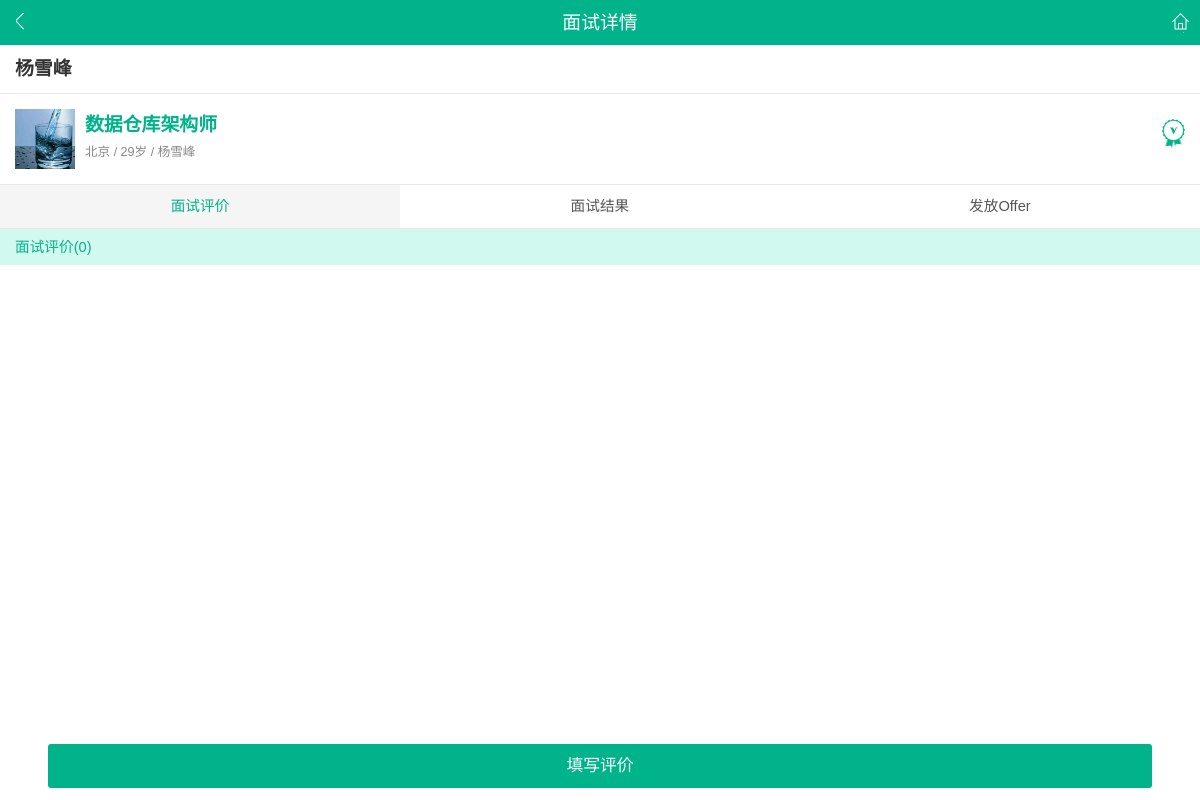
Page /interviews/result/1 (signed in) on the committed database.
### apps/resume/models.py (models this page shows, shortened)
class Resume(BaseModel):
    id = models.AutoField('简历ID',primary_key=True)
    name = models.CharField('昵称', max_length=50, default='')
    creer_time = models.IntegerField('工作年限', default=0)
    gender = models.CharField('性别', max_length=10,default='male')
    age = models.IntegerField('年龄',null=True,blank=True)
    city = models.CharField('城市', max_length=20, null=True, blank=True)
    mobile = models.CharField('手机',max_length=20)
    email = models.EmailField('邮箱地址',max_length=30)
    school = models.CharField('毕业院校',max_length=64)
    degree = models.CharField('最高学历',max_length=10,default="本科")
    major = models.CharField('专业',max_length=64)
    self_desc = models.TextField('自我描述')
    lastest_job_desc = models.TextField('最近一份工作描述')
    lastest_job_position = models.TextField('最近一份工作职称')
    desire_position = models.CharField('期望职位',max_length=32)
    job_type = models.CharField('工作性质',max_length=2,default='全职')
    desire_monthly_salary = models.CharField('期望月薪',max_length=16,null=True,blank=True)
    desire_city = models.CharField('期望城市',max_length=32,null=True,blank=True)
    current_status =models.CharField('当前状态',max_length=4,default='已离职')
    is_public = models.IntegerField('是否开启邀约',default=0)
    speciality = models.TextField('特长优势')
    user = models.ForeignKey(User,verbose_name='用户',on_delete=models.CASCADE)
    class Meta:
        verbose_name = '我的简历'
        verbose_name_plural = verbose_name

### apps/interview/models.py (models this page shows, shortened)
class Interview(BaseModel):
    interview_status_enum=(
        ('YM','已面试'),
        ('JM','将面试'),
        ('LY', '录用'),
        ('WLY', '未录用'),
    )
    id = models.AutoField('面试ID',primary_key=True)
    position = models.ForeignKey(Position,verbose_name = '职位',on_delete=models.CASCADE)
    enterprice = models.ForeignKey(EnterPrice,verbose_name = '企业',on_delete=models.CASCADE)
    user = models.ForeignKey(User,verbose_name = '候选人',on_delete=models.CASCADE)
    delivery = models.ForeignKey(Delivery,verbose_name = '投递',on_delete=models.CASCADE)
    interview_arrangement = models.TextField('面试安排')
    interview_status = models.CharField('面试状态',choices=interview_status_enum,max_length=2,default='JM')
    class Meta:
        verbose_name = '面试'
        verbose_name_plural = verbose_name

### apps/job/models.py (models this page shows, shortened)
class Position(BaseModel):
    id = models.AutoField('职位ID',primary_key=True)
    name = models.CharField('职称',max_length=64)
    city = models.CharField('工作城市',max_length=64)
    position_type = models.CharField('职位类型',max_length=5)
    experience_required = models.CharField('工作经验要求',max_length=10)
    degree_required = models.CharField('最低学历要求',max_length=5)
    salary = models.CharField('工资范围',max_length=10)
    attractive_desc=models.TextField('职位诱惑',null=True,blank=True)
    position_desc = HTMLField('职位描述',null=True,blank=True)
    effect_days = models.CharField('岗位有效期',default="一周",max_length=6)
    position_status=models.CharField('职位状态',max_length=2,default='有效')
    enterprice = models.ForeignKey(EnterPrice,verbose_name="企业",on_delete=models.CASCADE)
    class Meta:
        verbose_name = '职位'
        verbose_name_plural = verbose_name

### apps/interview/views.py (the view)
# urls.py: re_path('result/(?P<interview_id>\d+)', InterviewResultView.as_view(), name="interview_result_page"),
class InterviewResultView(LoginRequiredMixin,View):
    def get(self,request,interview_id):
        interview_detail = Interview.objects.get(id=interview_id)
        resume_info = interview_detail.user.resume_set.all()[0]
        return render(request, 'interview_result.html',{"interview_detail":interview_detail,"resume_info":resume_info})

### templates/interview_result.html (shortened to what this page needs)
<!DOCTYPE html>
<html>
<head>
    <link href="/static/css/normalize.css" rel="stylesheet">
    <link href="/static/css/collectlist.css" rel="stylesheet">
    <link href="/static/css/main_delivery.css" rel="stylesheet">
    <link href="/static/css/main.css" rel="stylesheet">
</head>
<body ontouchstart="">
<header id="header">面试详情
    <div class="left"><a href="{% url "interview:interview_record_page" %}"><span class="corner"></span></a></div>
    <div class="right">
        <a href="{% url "job:job_list_page" %}"><span class="corner"></span></a>
    </div>
</header>
<div id="content">
    <div class="postitle">
        <h2 class="title">{{ resume_info.name }}</h2>
    </div>
    <div class="company activeable" data-lg-tj-id="19v6" data-lg-tj-no="0030" data-lg-tj-cid="1291">
        <img src="/static/images/CgotOVsDfHCAC9pmAAGCQkZqi4Y202.jpg" alt="" class="logo">
        <div class="desc">
            <div class="dleft">
                <h2 class="title">
                    {{ interview_detail.position.name }}
                </h2>
                <p class="info">
                    {{ resume_info.desire_city }}
                    / {{ resume_info.age }}岁
                    / {{ resume_info.name }}
                </p>
            </div>
            <span class="dright"></span>
        </div>
    </div>
    <div class="tab">
            <a href="#" id="base_info" onclick="show_infos()" class="tab-item selected">面试评价</a>
            <a href="#" id="position_able" onclick="show_positions()" class="tab-item">面试结果</a>
            <a href="#" id="enterprice" onclick="show_comments()" class="tab-item">发放Offer</a>
    </div>
    <div class="positiondesc" id="product_info" style="display: block;">
        <header class="header">
            面试评价(0)
        </header>
        <div class="content">
        </div>
        <div class="fix_btn_group">
                <a href="{% url "interview:interview_comment_page" %}"><div class="deliver deliver_resume rows_bar" data-lg-tj-id="19v6" data-lg-tj-no="0020" data-lg-tj-cid="3824635" style="display: block;">填写评价
                </div></a>
        </div>
    </div>
</div>
</body>
</html>

### static/css/collectlist.css (style rules this page uses)
html { font-family:Helvetica;font-size:65.5%;color:#333333 }
input,textarea,button,select,div,footer,header,a { -webkit-tap-highlight-color:rgba(0,0,0,0);-moz-tap-highlight-color:rgba(0,0,0,0);tap-highlight-color:rgba(0,0,0,0) }
h2,h3,p { margin:0 }
a { outline:none;text-decoration:none }
img,input { border:none;outline:none;padding:0 }
#header { height:45px;line-height:45px;background-color:#00b38a;color:#fff;font-size:1.8rem;text-align:center;position:relative }
#header .left { position:absolute;left:0;top:0;height:100%;width:40px }
#header .left .corner { width:9px;height:20px;margin:13px auto 0 auto;background:url(/static/images/icon2.png ) no-repeat -1.5px -20.5px;background-size:250px 250px;display:inline-block }
#header .right { position:absolute;right:0;top:0;height:100%;width:40px }
#header .right .corner { width:17px;height:20px;margin:13px auto 0 auto;background:url(/static/images/icon2.png ) no-repeat -60px -46.5px;background-size:250px 250px;display:inline-block }

### static/css/main_delivery.css (style rules this page uses)
html { font-family:Helvetica;font-size:65.5%;color:#333333 }
input,textarea,button,select,div,footer,header,a { -webkit-tap-highlight-color:rgba(0,0,0,0);-moz-tap-highlight-color:rgba(0,0,0,0);tap-highlight-color:rgba(0,0,0,0) }
h2,h3,p { margin:0 }
a { outline:none;text-decoration:none }
img,input { border:none;outline:none;padding:0 }
#header { height:45px;line-height:45px;background-color:#00b38a;color:#fff;font-size:1.8rem;text-align:center;position:relative }
#header .left { position:absolute;left:0;top:0;height:100%;width:40px }
#header .left .corner { width:9px;height:20px;margin:13px auto 0 auto;background:url(/static/images/icon2.png ) no-repeat -1.5px -20.5px;background-size:250px 250px;display:inline-block }
#header .right { position:absolute;right:0;top:0;height:100%;width:40px }
#header .right .corner { width:17px;height:20px;margin:13px auto 0 auto;background:url(/static/images/icon2.png ) no-repeat -60px -46.5px;background-size:250px 250px;display:inline-block }
#content .tab { border-bottom:1px solid #e8e8e8;font-size:1.4rem }
#content .tab:after { content:".";display:block;height:0;clear:both;visibility:hidden }
#content .tab .selected { color:#00b38a;background-color:#f5f5f5 }
#content .tab-item { display:block;float:left;width:33.33%;height:42.5px;line-height:42.5px;text-align:center;color:#555 }

### rows in the picture
Resume: name "杨雪峰", desire_city "北京", age "29"
Interview: position.name "数据仓库架构师"
